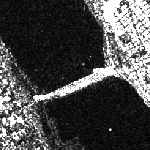
#> input picture test_images/1.tif, 150 x 150 px
$ python -i mlph.py   (imports and definitions only)   (older library calls are emulated)
#> lines starting #> are read from the running program, lines starting #| are printed output that depends on the picture
#> further down, picture is the input picture: shape (150, 150, 3); min 0, max 254, mean 73.3
"""Multilevel Local Pattern Histogram for SAR Image Classification.

Based on published research by:
Dai, Dengxin, Wen Yang, and Hong Sun. "Multilevel local pattern histogram for
SAR image classification." IEEE Geoscience and Remote Sensing Letters 8.2
(2011): 225-229.
"""

from __future__ import division
from __future__ import print_function

import math
import numpy as np
from scipy.ndimage import measurements
import scipy.misc

_DEFAULT_THRESHOLD = [3, 8, 16, 32, 64]
_FOUR_CONNECTIVITY = np.array([[0, 1, 0],
                               [1, 1, 1],
                               [0, 1, 0]])


def rgb2gray(rgb):
    """Converts RGB images to gray scale.

    Converts the true-color image RGB to the gray-scale intensity image I. The
    rgb2gray function converts RGB images to gray-scale by eliminating the hue
    and saturation information while retaining the luminance.

    The coefficients used to calculate gray-scale values in rgb2gray are
    identical to those used to calculate luminance (E'y) in Rec.ITU-R BT.601-7
    after rounding to 3 decimal places.

    Rec.ITU-R BT.601-7 calculates E'y using the following formula:
        0.299 * R + 0.587 * G + 0.114 * B

    :param rgb: Matrix with image pixels RGB value.
    :return: Matrix with converted gray scale image value.
    """

    return np.dot(rgb[..., :3], [0.299, 0.587, 0.114])


def read_img(image_name='sar1.tif'):
    """Read image input matrix from image file.

    :param image_name: String with absolute path of image to be read.
    :return: image_input_matrix: Numpy matrix with image pixel values.
    """

    image_input_matrix = scipy.misc.imread(image_name, mode='L')
    num_pixels = 200
    image_input_matrix = image_input_matrix[
                            119:120 + num_pixels,
                            119:120 + num_pixels
                         ]
    return image_input_matrix


def mlph(data, h=7, t=_DEFAULT_THRESHOLD):
    """Computes Local Pattern Histogram for data matrix.

    Calculates LPH for each pixel in the data matrix, based on the specified
    h x h window size of pixel neighbors, at each threshold level in t, combined
    based on sub-histogram binning and concatenation to get multilevel local
    pattern histogram. Fringes of width half of window size are ignored from
    all 4 sides of the image to use a centered data matrix.

    :param data: Input image patch/pixel value matrix of [H, W] size.
    :param h: Integer with window size. 7 is used as default value.
    :param t: List of integers with threshold for intensity contrast. Default
        thresholds are given by [3, 8, 16, 32, 64].

    :raises ValueError: Invalid size of image data matrix (H < h or W < h).
    :raises ValueError: Even window size is passed as argument for h.
    :raises ValueError: Intensity contrast threshold list t is empty.

    :return: texture: Numpy matrix of the shape (len(t) * 3 * b, 1) with MLPH
        texture of input image data matrix.
    """
#> called with h = 7

    print("\nStarting MLPH...")
    data = np.array(data)

    try:
        H, W, Z = data.shape
#> H = 150; W = 150; Z = 3
    except ValueError:
        H, W = data.shape
        Z = 0

    if Z == 3:
        data = rgb2gray(data)

    data.astype(float)

    if H < h or W < h:
        raise ValueError('Invalid size of image data matrix. Image size (H, W) '
                         '= ({H}, {W}), window size h = {h}.'.
                         format(H=H, W=W, h=h))

    if h % 2 == 0:
        raise ValueError('Window size h must be odd. Given h = {h}'.format(h=h))

    if len(t) < 1:
        raise ValueError('Intensity contrast threshold list must have at least'
                         ' one element. t = {t}'.format(t=t))

    # Data pre-processing and preparation
    data_centered = data[
                        int((h - 1) / 2): H - int((h - 1) / 2),
                        int((h - 1) / 2): W - int((h - 1) / 2),
                    ]
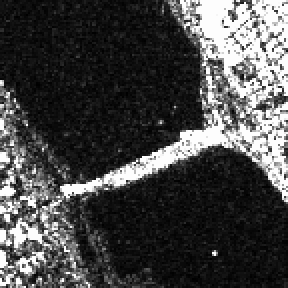
#> data_centered: shape (144, 144) float64 (shown 2 times larger); min 0, max 254, mean 70.7

    try:
        H_rep, W_rep, _ = data_centered.shape
    except ValueError:
        H_rep, W_rep = data_centered.shape
#> H_rep = 144; W_rep = 144

    rep_data = np.zeros((H_rep, W_rep, h ** 2))

    for i in range(1, h + 1):
        for j in range(1, h + 1):
            rep_data[:, :, (i - 1) * h + j - 1] = (
                data[j - 1: j - 1 + W_rep, i - 1: i - 1 + W_rep])
            rep_data[:, :, (i - 1) * h + j - 1] = (
                rep_data[:, :, (i - 1) * h + j - 1] - data_centered)

    b = int(math.floor(math.log(h ** 2 + 1, 2) + 1))
    pixel_textures = np.zeros((W_rep, H_rep, len(t) * 3 * b))

    # Handle each intensity contrast threshold level
    for n, T in enumerate(t, 1):
        positive_matrix = (rep_data > T).astype(int)
        negative_matrix = (rep_data < -T).astype(int)
        equal_matrix = ((rep_data <= T) & (rep_data >= -T)).astype(int)

        positive_matrix = positive_matrix.reshape(H_rep, W_rep, h, h)
        negative_matrix = negative_matrix.reshape(H_rep, W_rep, h, h)
        equal_matrix = equal_matrix.reshape(H_rep, W_rep, h, h)

        for i in range(1, W_rep + 1):
            for j in range(1, H_rep + 1):

                texture = np.zeros((len(t) * 3 * b, 1))

                # Update texture from positive part of the matrix
                BW = np.squeeze(positive_matrix[j - 1, i - 1, :, :])
                L, num_segments = measurements.label(
                    BW, structure=_FOUR_CONNECTIVITY)
                segments = np.unique(L)

                if num_segments >= 1:
                    for k in range(1, num_segments + 1):
                        segment_length = np.where(L == segments[k])[0].size
                        texture[(n - 1) * 3 * b + int(math.floor(
                            math.log(segment_length, 2) + 1)) - 1] += 1

                # Update texture from negative part of the matrix
                BW = np.squeeze(negative_matrix[j - 1, i - 1, :, :])
                L, num_segments = measurements.label(
                    BW, structure=_FOUR_CONNECTIVITY)
                segments = np.unique(L)

                if num_segments >= 1:
                    for k in range(1, num_segments + 1):
                        segment_length = np.where(L == segments[k])[0].size
                        texture[(n - 1) * 3 * b + b + int(math.floor(
                            math.log(segment_length, 2) + 1)) - 1] += 1

                # Update texture from equal part of the matrix
                BW = np.squeeze(equal_matrix[j - 1, i - 1, :, :])
                L, num_segments = measurements.label(
                    BW, structure=_FOUR_CONNECTIVITY)
                segments = np.unique(L)

                if num_segments >= 1:
                    # for k in range(1, num_segments + 1):
                    for k in range(0, num_segments):
                        segment_length = np.where(L == segments[k])[0].size
                        texture[(n - 1) * 3 * b + 2 * b + int(math.floor(
                            math.log(segment_length, 2) + 1)) - 1] += 1
                texture = texture.reshape(-1, )
                pixel_textures[i - 1, j - 1, :] = texture

        print("Completed %d of %d iterations for current image." % (n, len(t)))

    print("\nCompleted MLPH computation for current image.")
    return pixel_textures, H_rep, W_rep

>>> import cv2
>>> picture = cv2.cvtColor(cv2.imread('../test_images/1.tif'), cv2.COLOR_BGR2RGB)
#> (the run stopped early here; a loop or call above may not have finished)
